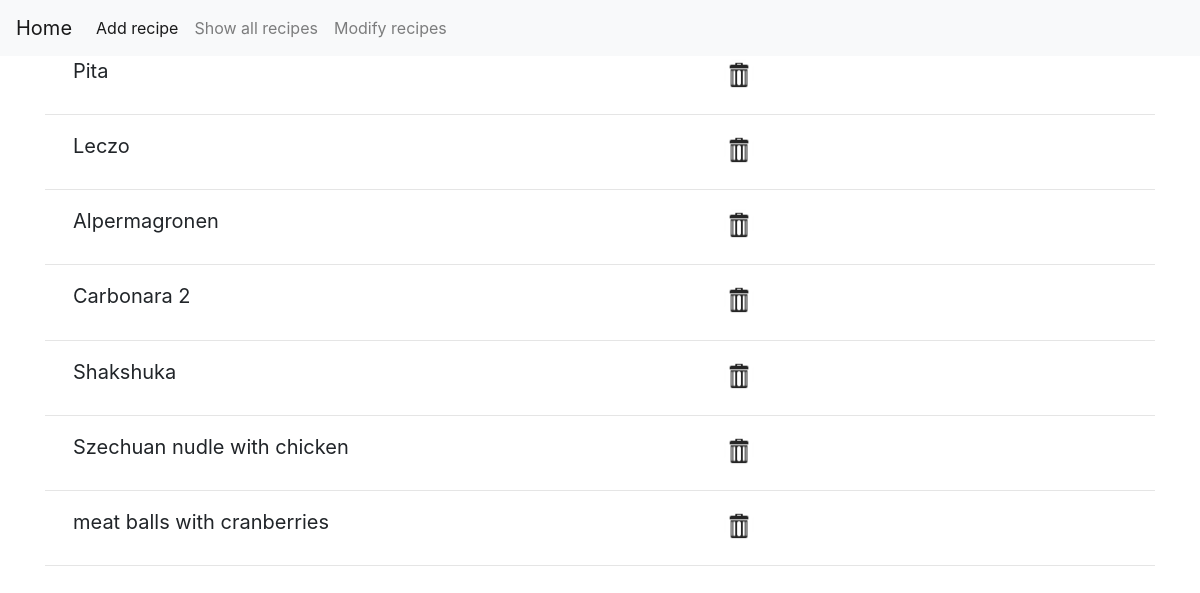
Before: /show_all_recipes with the older database file.
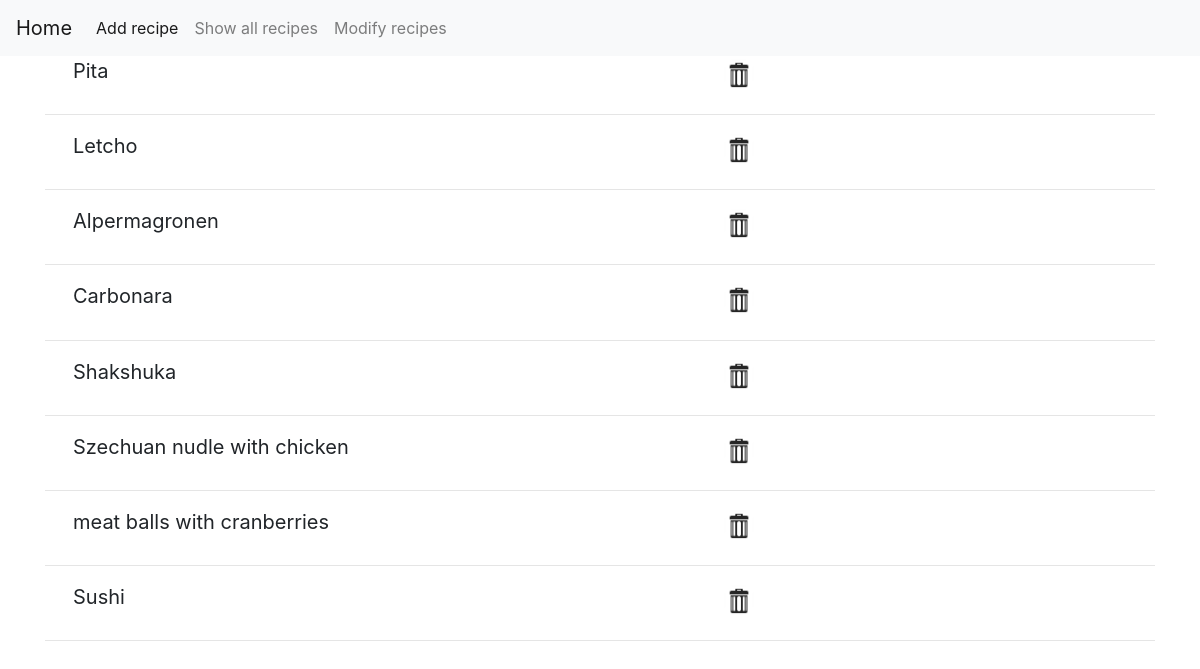
After: the same page with the newer database file.
### tables this page shows
CREATE TABLE recipes (id INTEGER PRIMARY KEY AUTOINCREMENT,recipes_name varchar(255));

### app.py (the view)
@app.route("/show_all_recipes")
def show_all_recipes():
    recipe_dict = get_all_recipes()
    return render_template("show_all_recipes.html",recipe_dict=recipe_dict)

### app.py (called while the page is built)
def get_all_recipes():
    db_answer = None
    con = dbcontext.dbConnection("recipes.db")
    db_answer = con.execute_read_query(f"""
                                        select
                                        recipes.recipes_name, ingredients.ingredient_name
                                        from recipes_ingredients
                                        join recipes
                                        on recipes.id = recipes_id
                                        join ingredients on
                                        ingredients.id = ingredient_id;""")
    all_recipes = [recipes for recipes in db_answer]
    recipe_dict={}
    for recipe in all_recipes:
        if recipe[0] not in recipe_dict:
            recipe_dict[recipe[0]]=[recipe[1]]
        else:
            recipe_dict[recipe[0]].append(recipe[1])
    return recipe_dict

### dbcontext.py (called while the page is built)
    def connect(self):
        connection = None
        try:
            connection = sqlite3.connect(self.path)
            print("Connection to SQLite DB successful")
        except Error as e:
            print(f"The error '{e}' occurred")
        return connection

    def execute_read_query(self,query):
        cursor = self.connect().cursor()
        result = None
        try:
            cursor.execute(query)
            result = cursor.fetchall()
            cursor.close()
            return result
        except Error as e:
            print(f"The error '{e}' occurred")

### templates/show_all_recipes.html (shortened to what this page needs)
{% extends "layout.html" %}
{% block body %}
{% for item in recipe_dict %}
<div class="container">
    <div class="container">
        <div class="row">
            <div class=" col-7">
                <button class="btn btn-light collapsed navbar-toggler" data-toggle="collapse" style = "white-space: normal; text-align :start" data-target="#{{ item }}" aria-expanded="true" aria-controls="collapseOne">
                    {{ item }}
                </button>
            </div>
            <div class="col-1">
                <form action="/delete_recipe_form" method="get" name="delete_recipe" id="delete">
                    <input type="image" src="/static/trash.png"  width="30" height="30" value = "Delete" name = "{{ item }}">
                </form>
            </div>
        </div>
        </div>
    <hr>
</div>
{% endfor %}
{% endblock %}

### templates/layout.html (shortened to what this page needs)
<!DOCTYPE html>
<html lang="en">
    <head>
        <link href="/static/styles.css" rel="stylesheet">
        <link rel="stylesheet" href="https://cdn.jsdelivr.net/npm/bootstrap@4.0.0/dist/css/bootstrap.min.css">
    </head>
    <body>
      <nav class="navbar navbar-expand-lg navbar-light bg-light">
        <a class="navbar-brand" href="/">Home</a>
        <div class="collapse navbar-collapse" id="navbarSupportedContent">
          <ul class="navbar-nav mr-auto">
            <li class="nav-item active">
              <a class="nav-link" href="{{ url_for('add_recipies') }}">Add recipe<span class="sr-only">(current)</span></a>
            </li>
            <li class="nav-item">
              <a class="nav-link" href="{{ url_for('show_all_recipes') }}">Show all recipes</a>
            </li>
            <li class="nav-item">
              <a class="nav-link" href="{{ url_for('modify_recipes') }}">Modify recipes</a>
            </li>
          </ul>
        </div>
      </nav>
       {% block body %}{% endblock %}
    </body>
</html>

### static/styles.css (style rules this page uses)
body { margin: auto; text-align: center; }
form { text-align: center; max-width: 30em; margin: 4%; }
form input { text-align: center; max-width: 30em; margin: 1%; }

Changed rows visible on the page:
changed recipes: recipes_name "Leczo" → "Letcho"
changed recipes: recipes_name "Carbonara 2" → "Carbonara"
added recipes: recipes_name "Sushi"
